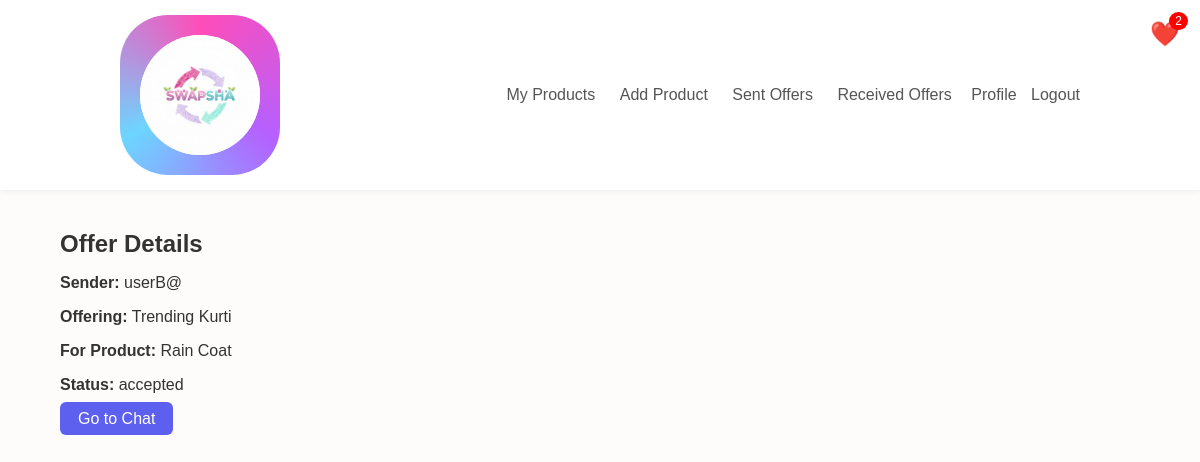
/barter/offer/6/ (signed in), run on the app's committed database.
### barter/models.py (models this page shows)
class Offer(models.Model):
    sender = models.ForeignKey(User, related_name='sent_offers', on_delete=models.CASCADE)
    receiver = models.ForeignKey(User, related_name='received_offers', on_delete=models.CASCADE)
    sender_product = models.ForeignKey(Product, related_name='sender_product', on_delete=models.CASCADE)
    receiver_product = models.ForeignKey(Product, related_name='receiver_product', on_delete=models.CASCADE)
    message = models.TextField(blank=True, null=True)
    status = models.CharField(max_length=20, default='pending')  # pending/accepted/rejected
    created_at = models.DateTimeField(auto_now_add=True)

### products/models.py (models this page shows)
class Product(models.Model):
    CATEGORY_CHOICES = [
        ('electronics', 'Electronics'),
        ('fashion', 'Fashion'),
        ('books', 'Books'),
        ('furniture', 'Furniture'),
        ('others', 'Others'),
    ]
    user = models.ForeignKey(User, on_delete=models.CASCADE)
    title = models.CharField(max_length=200)
    description = models.TextField()
    category = models.CharField(max_length=50, choices=CATEGORY_CHOICES)
    estimated_value = models.DecimalField(max_digits=10, decimal_places=2)
    condition = models.CharField(max_length=50)
    image = models.ImageField(upload_to='product_images/')
    created_at = models.DateTimeField(auto_now_add=True)
    tags = models.CharField(max_length=200, blank=True, null=True, default='')

### barter/views.py (the view)
# urls.py: path('offer/<int:offer_id>/', views.offer_detail, name='offer_detail'),
@login_required
def offer_detail(request, offer_id):
    offer = get_object_or_404(Offer, id=offer_id)
    return render(request, 'barter/offer_detail.html', {'offer': offer})

### templates/barter/offer_detail.html (shortened to what this page needs)
{% extends 'base.html' %}
{% block content %}
<h2>Offer Details</h2>
<div class="card">
    <p><strong>Sender:</strong> {{ offer.sender.username }}</p>
    <p><strong>Offering:</strong> {{ offer.sender_product.title }}</p>
    <p><strong>For Product:</strong> {{ offer.receiver_product.title }}</p>
    <p><strong>Status:</strong> {{ offer.status }}</p>
    {% if offer.status == 'accepted' %}
        <a href="{% url 'offer_chat_page' offer.id %}" class="btn">Go to Chat</a>
    {% endif %}
</div>
{% endblock %}

### templates/base.html (shortened to what this page needs)
{% load static %}
<!DOCTYPE html>
<html lang="en">
<head>
    <link rel="stylesheet" href="{% static 'css/styles.css' %}">
</head>
<body>
    <nav class="navbar">
        <div class="logo">
    <a href="{% url 'home' %}" style="display:flex; align-items:center;">
        <div style="
            height:140px;
            width:140px;
            border-radius:30%;
            background: conic-gradient(
                #ff4db8,
                #b560ff,
                #6dd5ff,
                #ff4db8
            );
            padding:10px;
            display:flex;
            justify-content:center;
            align-items:center;
        ">
            <img src="{% static 'images/logo.png' %}"
                alt="Swapsha Logo"
                style="
                    height:120px;
                    width:120px;
                    border-radius:50%;
                    object-fit:cover;
                    background:white;
                ">
        </div>
    </a>
</div>
        <div class="nav-links">
            <a href="{% url 'my_products' %}">My Products</a>
            <a href="{% url 'add_product' %}">Add Product</a>
            <a href="{% url 'sent_offers' %}">Sent Offers</a>
    <a href="{% url 'received_offers' %}">
        Received Offers
    </a>
            {% if user.is_authenticated %}
                <div class="wishlist-icon">
                <a href="{% url 'wishlist' %}" style="position: relative; display: inline-block; font-size: 24px; color: #333;">
                ❤️
            <span id="wishlistCount"
                style="position: absolute; top: -8px; right: -8px; background:red; color:white; border-radius:50%; padding: 2px 6px; font-size:12px;">
            {{ request.user.favorites.count }}
            </span>
    </a>
</div>
{% endif %}
            {% if request.user.is_authenticated %}
                <a href="{% url 'profile' %}" style="margin-left:15px;">Profile</a>
                <a href="{% url 'logout' %}" style="margin-left:10px;">Logout</a>
            {% else %}
                <a href="{% url 'login' %}" style="margin-left:15px;">Login</a>
                <a href="{% url 'register' %}" style="margin-left:10px;">Register</a>
            {% endif %}
        </div>
    </nav>
    <div class="container">
        {% block content %}
        {% endblock %}
    </div>
</body>
</html>

### static/css/styles.css (style rules this page uses)
body { font-family: 'Poppins', sans-serif; background-color: #fefcfb; color: #333; margin: 0; padding: 0; }
a { text-decoration: none; color: #333; }
h1, h2, h3, h4, h5, h6 { font-weight: 600; margin-bottom: 10px; }
.container { width: 90%; max-width: 1200px; margin: 0 auto; padding: 20px 0; }
.navbar { display: flex; justify-content: space-between; align-items: center; background-color: #fff; padding: 15px 10%; box-shadow: 0 2px 6px rgba(0,0,0,0.05); position: sticky; top: 0; z-index: 100; }
.navbar .logo a { font-size: 24px; font-weight: 700; color: #5D5FEF; }
.navbar .nav-links a { margin-left: 20px; font-weight: 500; color: #555; transition: color 0.3s; }
.btn { background-color: #5D5FEF; color: #fff; padding: 8px 18px; border: none; border-radius: 6px; font-weight: 500; cursor: pointer; transition: background 0.3s; }
img { display: block; max-width: 100%; }
.wishlist-icon { position: fixed; top: 20px; right: 20px; z-index: 1000; cursor: pointer; transition: transform 0.2s ease; }

### data on the page
Offer: sender.username "userB@", sender_product "Trending Kurti", receiver_product "Rain Coat", status "accepted"

### other printed values
{{ request.user.favorites.count }} "2"
